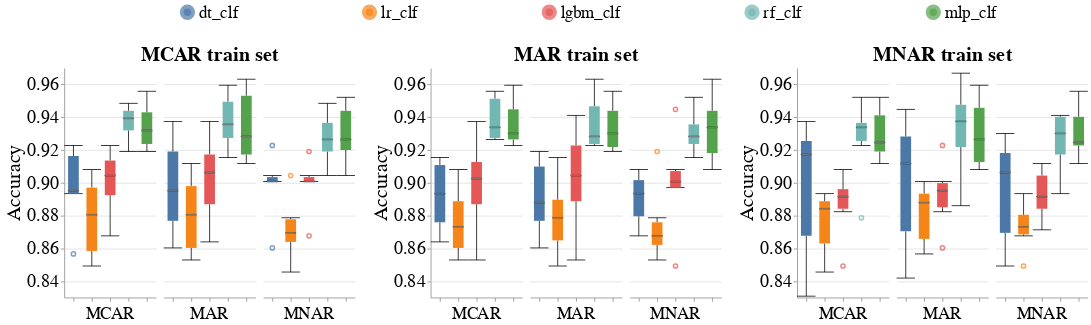

Notebook code for this chart:
### Code cell
create_box_plots_for_diff_models(dataset_name=DATASET_NAME,
                                 null_imputer_name=ErrorRepairMethod.datawig.value,
                                 metric_name='Accuracy',
                                 db_client=db_client)
